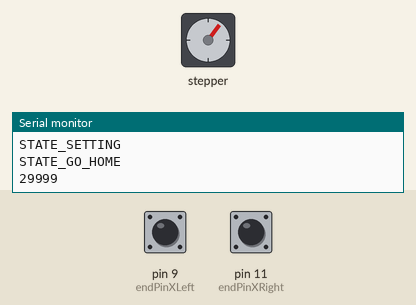
Recording of a sketch running on a simulated Arduino Uno, built with avr-gcc and run on an emulated ATmega328P. Parts: stepper motor, the last lines printed to the serial monitor. Wiring (inferred from the names in the program): stepper motor driver (200 steps per turn assumed): step pin 2; direction pin 5; enable pin 8. Inputs (shaded band) come from the test bench; at power-on: pin 9 (endPinXLeft) HIGH, pin 11 (endPinXRight) HIGH.

Above: at 2.8 s.
2.9 s: pin 9 (endPinXLeft) pulled LOW for 0.15 s
At 4.2 s:
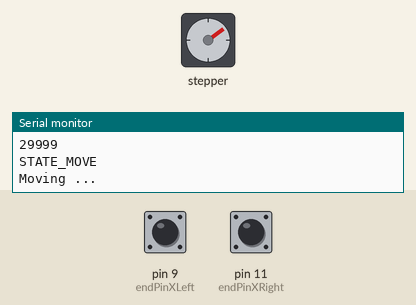
6.0 s: pin 11 (endPinXRight) pulled LOW for 0.15 s
At 6.8 s:
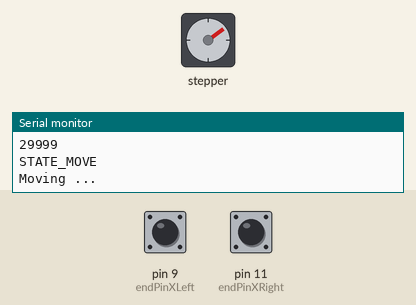
9.1 s: pin 9 (endPinXLeft) pulled LOW for 1 s
13.1 s: pin 11 (endPinXRight) pulled LOW for 1 s
17.1 s: pin 9 (endPinXLeft) pulled LOW for 0.15 s
20.2 s: pin 11 (endPinXRight) pulled LOW for 0.15 s
Timing chart, 0 to 70.8 s (numbered marks = the images above; inputs shaded):
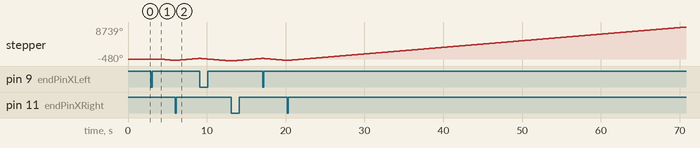

The sketch:

SetHomeX.ino
```cpp
int en = 8 ;
int dirPinX = 5 ;
int stepPinX = 2 ;
int endPinXLeft = 9;
int endPinXRight = 11;

#define STATE_STARTUP 0
#define STATE_SETTING 1
#define STATE_GO_HOME 2
#define STATE_MOVE 3

byte currentState = STATE_STARTUP;

long pulsePerRound = 200; // so xung/vong
long period =   10000; // time bettween 2 pulse - us

// ============== defaut value ===================
float speedScroll = 60  ; // vong/phut
bool dirXDefaut = LOW;
//================================================

void setup() {
  // put your setup code here, to run once:
  Serial.begin(9600);
  pinMode(en, OUTPUT); // Enable
  pinMode(stepPinX, OUTPUT); // Step
  pinMode(dirPinX, OUTPUT); // Dir
  pinMode(endPinXLeft, INPUT_PULLUP); // end stop left
  pinMode(endPinXRight, INPUT_PULLUP); // end stop right

  digitalWrite(en, LOW); // Set Enable low
  digitalWrite(dirPinX, dirXDefaut);

  updateState(STATE_SETTING);
}

void loop() {
  // put your main code here, to run repeatedly:
}

//------------------------------------------------------------------------------------
void updateState(byte aState)
{
  if (aState == currentState)
  {
    return;
  }

  // do state change
  switch (aState)
  {
    case STATE_SETTING:
      delay(1000);
      Serial.println("STATE_SETTING");
      setting();
      break;
    case STATE_GO_HOME:
      delay(1000);
      Serial.println("STATE_GO_HOME");
      goHomeX();
      break;
    case STATE_MOVE:
      delay(1000);
      Serial.println("STATE_MOVE");
      moving();
      break;
  }
  currentState = aState;
}
// ----------------------------------------------
void setting() {
  updateState(STATE_GO_HOME);
}
// ----------------------------------------------
void goHomeX() {
  speedScroll = 10; //vong/phut
  period = 1000000 / (speedScroll / 60 * pulsePerRound);
  Serial.println(period);
  digitalWrite(dirPinX, !dirXDefaut); //go to left HIGH
  while (true) {
    digitalWrite(stepPinX, LOW);
    delayMicroseconds(0.5 * period);
    digitalWrite(stepPinX, HIGH);
    delayMicroseconds(0.5 * period);
    if (digitalRead(endPinXLeft) == 0) {
      digitalWrite(dirPinX, dirXDefaut);
      updateState(STATE_MOVE);
    }
  }
}
// -----------------------------------------------
void moving() {
  speedScroll = 30;
  period = 1000000 / (speedScroll / 60 * pulsePerRound);
  Serial.println("Moving ...");
  while (true) {
    if (digitalRead(endPinXLeft) == 0) {
      digitalWrite(dirPinX, dirXDefaut);
    }
    if (digitalRead(endPinXRight) == 0) {
      digitalWrite(dirPinX, !dirXDefaut);
    }

    digitalWrite(stepPinX, HIGH);
    delayMicroseconds(0.5 * period);

    digitalWrite(stepPinX, LOW);
    delayMicroseconds(0.5 * period);
  }
}
```
